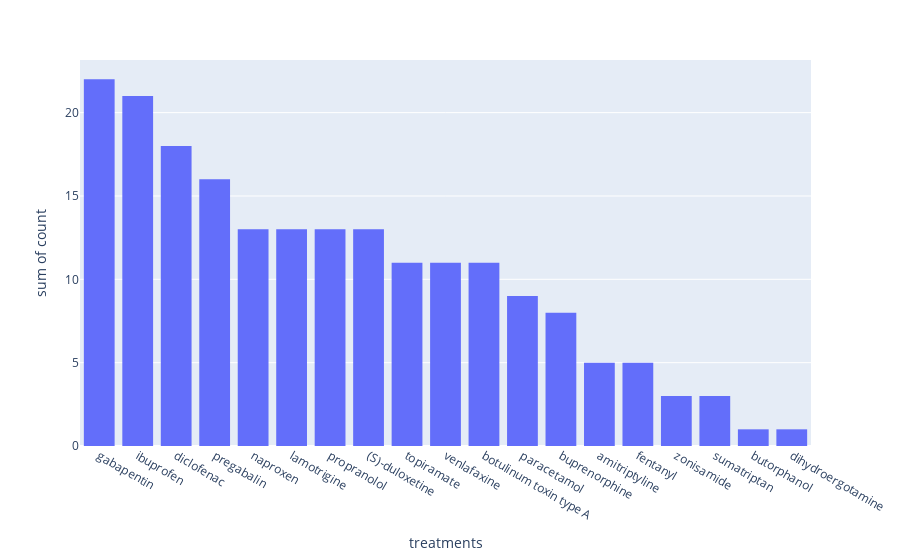

This figure's notebook cell:
### Code cell
plot_histogram()

### Figure 1 — Plotly figure (JSON) as saved in the notebook; plotly's stock layout.template omitted (floating-point values rounded to 4 significant figures)
{"data": [{"alignmentgroup": "True", "bingroup": "x", "histfunc": "sum", "hovertemplate": "treatments=%{x}<br>sum of count=%{y}<extra></extra>", "legendgroup": "", "marker": {"color": "#636efa", "pattern": {"shape": ""}}, "name": "", "offsetgroup": "", "orientation": "v", "showlegend": false, "type": "histogram", "x": ["gabapentin", "ibuprofen", "diclofenac", "pregabalin", "naproxen", "lamotrigine", "propranolol", "(S)-duloxetine", "topiramate", "venlafaxine", "botulinum toxin type A", "paracetamol", "buprenorphine", "amitriptyline", "fentanyl", "zonisamide", "sumatriptan", "butorphanol", "dihydroergotamine"], "xaxis": "x", "y": [22, 21, 18, 16, 13, 13, 13, 13, 11, 11, 11, 9, 8, 5, 5, 3, 3, 1, 1], "yaxis": "y"}], "layout": {"barmode": "relative", "legend": {"tracegroupgap": 0}, "margin": {"t": 60}, "xaxis": {"anchor": "y", "domain": [0, 1], "title": {"text": "treatments"}}, "yaxis": {"anchor": "x", "domain": [0, 1], "title": {"text": "sum of count"}}}}
